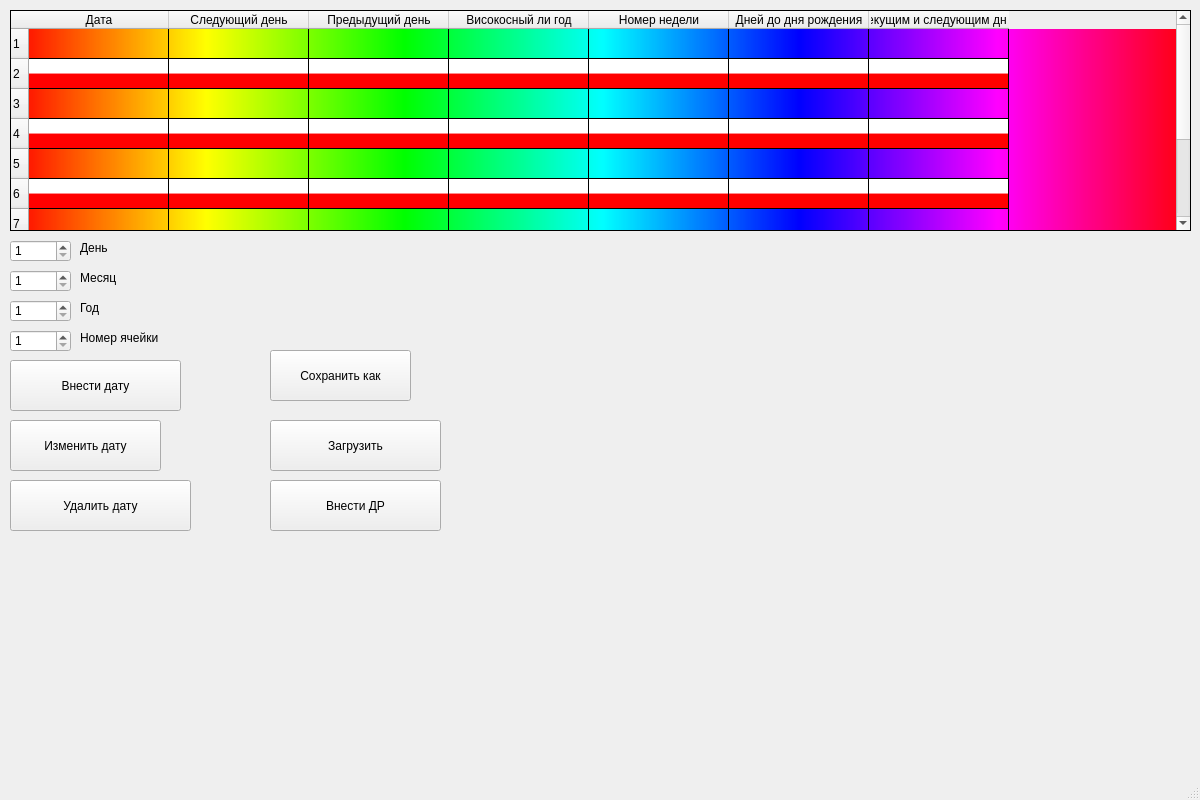
<?xml version="1.0" encoding="UTF-8"?>
<ui version="4.0">
 <class>MainWindow</class>
 <widget class="QMainWindow" name="MainWindow">
  <property name="geometry">
   <rect>
    <x>0</x>
    <y>0</y>
    <width>1200</width>
    <height>800</height>
   </rect>
  </property>
  <property name="windowTitle">
   <string>MainWindow</string>
  </property>
  <property name="styleSheet">
   <string notr="true"/>
  </property>
  <widget class="QWidget" name="centralwidget">
   <widget class="QTableWidget" name="DateTable">
    <property name="geometry">
     <rect>
      <x>10</x>
      <y>10</y>
      <width>1181</width>
      <height>221</height>
     </rect>
    </property>
    <property name="styleSheet">
     <string notr="true">	QTableWidget
{
background-color: qlineargradient(spread:pad, x1:0, y1:0, x2:1, y2:0, stop:0 rgba(255, 0, 0, 255), stop:0.166 rgba(255, 255, 0, 255), stop:0.333 rgba(0, 255, 0, 255), stop:0.5 rgba(0, 255, 255, 255), stop:0.666 rgba(0, 0, 255, 255), stop:0.833 rgba(255, 0, 255, 255), stop:1 rgba(255, 0, 0, 255));
alternate-background-color:qlineargradient(spread:pad, x1:0, y1:0, x2:0, y2:1, stop:0 rgba(255, 255, 255, 255), stop:0.495 rgba(255, 255, 255, 255), stop:0.505 rgba(255, 0, 0, 255), stop:1 rgba(255, 0, 0, 255));
}</string>
    </property>
    <property name="editTriggers">
     <set>QAbstractItemView::NoEditTriggers</set>
    </property>
    <property name="alternatingRowColors">
     <bool>true</bool>
    </property>
    <property name="selectionMode">
     <enum>QAbstractItemView::NoSelection</enum>
    </property>
    <property name="textElideMode">
     <enum>Qt::ElideLeft</enum>
    </property>
    <property name="showGrid">
     <bool>true</bool>
    </property>
    <attribute name="horizontalHeaderDefaultSectionSize">
     <number>140</number>
    </attribute>
    <row>
     <property name="text">
      <string>1</string>
     </property>
    </row>
    <row>
     <property name="text">
      <string>2</string>
     </property>
    </row>
    <row>
     <property name="text">
      <string>3</string>
     </property>
    </row>
    <row>
     <property name="text">
      <string>4</string>
     </property>
    </row>
    <row>
     <property name="text">
      <string>5</string>
     </property>
    </row>
    <row>
     <property name="text">
      <string>6</string>
     </property>
    </row>
    <row>
     <property name="text">
      <string>7</string>
     </property>
    </row>
    <row>
     <property name="text">
      <string>8</string>
     </property>
    </row>
    <row>
     <property name="text">
      <string>9</string>
     </property>
    </row>
    <row>
     <property name="text">
      <string>10</string>
     </property>
    </row>
    <column>
     <property name="text">
      <string>Дата</string>
     </property>
     <property name="background">
      <color>
       <red>67</red>
       <green>35</green>
       <blue>170</blue>
      </color>
     </property>
    </column>
    <column>
     <property name="text">
      <string>Следующий день</string>
     </property>
    </column>
    <column>
     <property name="text">
      <string>Предыдущий день</string>
     </property>
    </column>
    <column>
     <property name="text">
      <string>Високосный ли год</string>
     </property>
    </column>
    <column>
     <property name="text">
      <string>Номер недели</string>
     </property>
    </column>
    <column>
     <property name="text">
      <string>Дней до дня рождения</string>
     </property>
    </column>
    <column>
     <property name="text">
      <string>Дни между текущим и следующим днем в таблице</string>
     </property>
    </column>
   </widget>
   <widget class="QPushButton" name="EnterDataPushButton">
    <property name="geometry">
     <rect>
      <x>10</x>
      <y>360</y>
      <width>171</width>
      <height>51</height>
     </rect>
    </property>
    <property name="text">
     <string>Внести дату</string>
    </property>
   </widget>
   <widget class="QSpinBox" name="DaySpinBox">
    <property name="geometry">
     <rect>
      <x>10</x>
      <y>240</y>
      <width>61</width>
      <height>22</height>
     </rect>
    </property>
    <property name="minimum">
     <number>1</number>
    </property>
    <property name="maximum">
     <number>31</number>
    </property>
   </widget>
   <widget class="QSpinBox" name="MonthSpinBox">
    <property name="geometry">
     <rect>
      <x>10</x>
      <y>270</y>
      <width>61</width>
      <height>22</height>
     </rect>
    </property>
    <property name="minimum">
     <number>1</number>
    </property>
    <property name="maximum">
     <number>12</number>
    </property>
   </widget>
   <widget class="QSpinBox" name="YearSpinBox">
    <property name="geometry">
     <rect>
      <x>10</x>
      <y>300</y>
      <width>61</width>
      <height>22</height>
     </rect>
    </property>
    <property name="minimum">
     <number>1</number>
    </property>
    <property name="maximum">
     <number>9999</number>
    </property>
   </widget>
   <widget class="QLabel" name="DayLabel">
    <property name="geometry">
     <rect>
      <x>80</x>
      <y>240</y>
      <width>49</width>
      <height>16</height>
     </rect>
    </property>
    <property name="text">
     <string>День</string>
    </property>
   </widget>
   <widget class="QLabel" name="MonthLabel">
    <property name="geometry">
     <rect>
      <x>80</x>
      <y>270</y>
      <width>49</width>
      <height>16</height>
     </rect>
    </property>
    <property name="text">
     <string>Месяц</string>
    </property>
   </widget>
   <widget class="QLabel" name="YearLabel">
    <property name="geometry">
     <rect>
      <x>80</x>
      <y>300</y>
      <width>49</width>
      <height>16</height>
     </rect>
    </property>
    <property name="text">
     <string>Год</string>
    </property>
   </widget>
   <widget class="QSpinBox" name="NumberSpinBox">
    <property name="geometry">
     <rect>
      <x>10</x>
      <y>330</y>
      <width>61</width>
      <height>22</height>
     </rect>
    </property>
    <property name="minimum">
     <number>1</number>
    </property>
    <property name="maximum">
     <number>9999</number>
    </property>
   </widget>
   <widget class="QLabel" name="NumberLabel">
    <property name="geometry">
     <rect>
      <x>80</x>
      <y>330</y>
      <width>81</width>
      <height>16</height>
     </rect>
    </property>
    <property name="text">
     <string>Номер ячейки</string>
    </property>
   </widget>
   <widget class="QPushButton" name="ChangeDataPushButton">
    <property name="geometry">
     <rect>
      <x>10</x>
      <y>420</y>
      <width>151</width>
      <height>51</height>
     </rect>
    </property>
    <property name="text">
     <string>Изменить дату</string>
    </property>
   </widget>
   <widget class="QPushButton" name="DeleteDataPushButton">
    <property name="geometry">
     <rect>
      <x>10</x>
      <y>480</y>
      <width>181</width>
      <height>51</height>
     </rect>
    </property>
    <property name="text">
     <string>Удалить дату</string>
    </property>
   </widget>
   <widget class="QPushButton" name="SaveAsDataPushButton">
    <property name="geometry">
     <rect>
      <x>270</x>
      <y>350</y>
      <width>141</width>
      <height>51</height>
     </rect>
    </property>
    <property name="text">
     <string>Сохранить как</string>
    </property>
   </widget>
   <widget class="QPushButton" name="LoadDataPushButton">
    <property name="geometry">
     <rect>
      <x>270</x>
      <y>420</y>
      <width>171</width>
      <height>51</height>
     </rect>
    </property>
    <property name="text">
     <string>Загрузить</string>
    </property>
   </widget>
   <widget class="QPushButton" name="EnterBirthPushButton">
    <property name="geometry">
     <rect>
      <x>270</x>
      <y>480</y>
      <width>171</width>
      <height>51</height>
     </rect>
    </property>
    <property name="text">
     <string>Внести ДР</string>
    </property>
   </widget>
  </widget>
  <widget class="QMenuBar" name="menubar">
   <property name="geometry">
    <rect>
     <x>0</x>
     <y>0</y>
     <width>1200</width>
     <height>26</height>
    </rect>
   </property>
  </widget>
  <widget class="QStatusBar" name="statusbar"/>
 </widget>
 <resources/>
 <connections/>
</ui>
